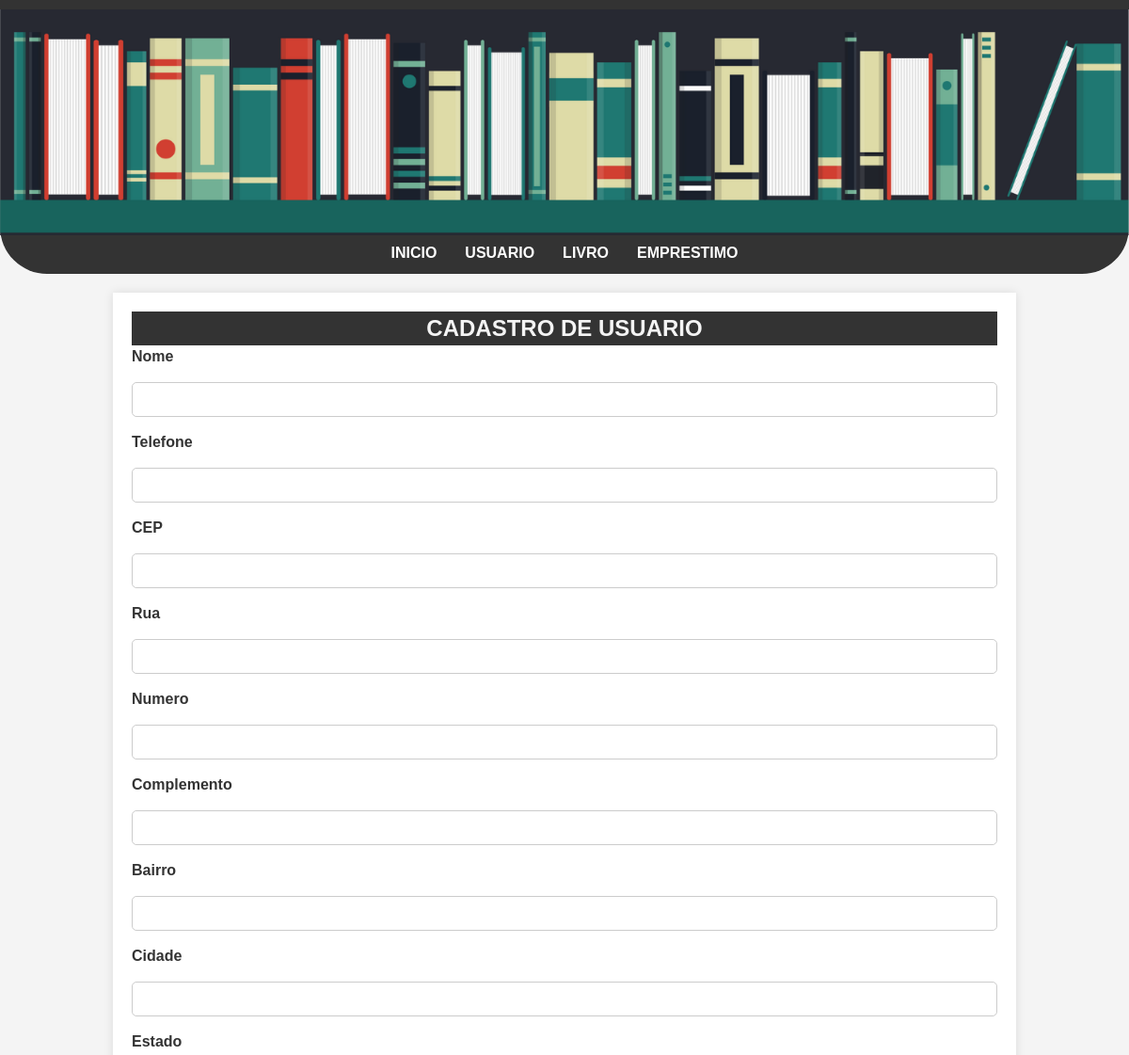
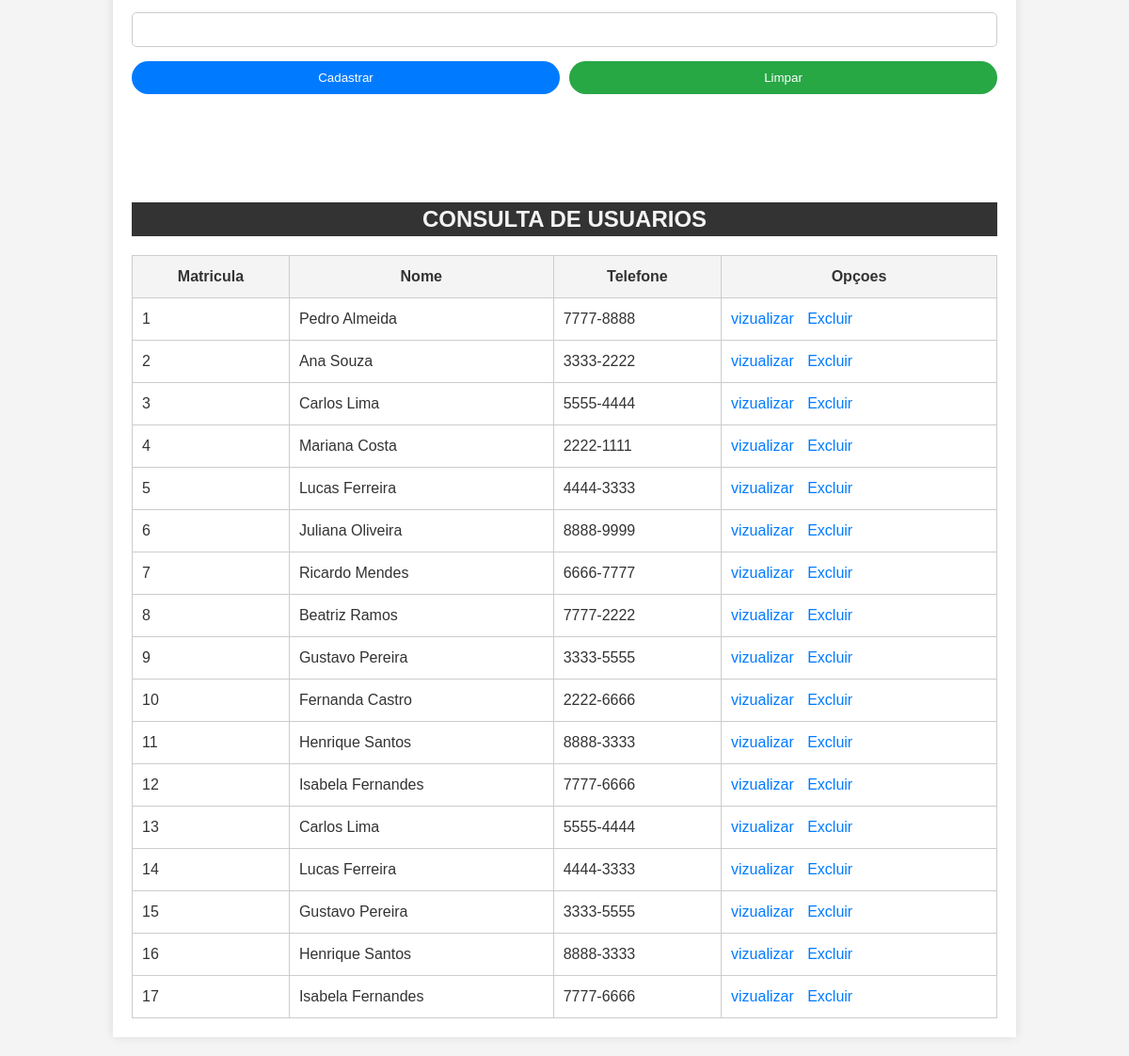
The app's page /usuarios.php with its own data (2 pictures, top to bottom).
### tables this page shows
CREATE TABLE "tb_usuario" (
	"matricula" INTEGER,
	"nome" TEXT,
	"telefone" TEXT,
	"rua" TEXT,
	"numero" TEXT,
	"cep" TEXT,
	"complemento" TEXT,
	"bairro" TEXT,
	"cidade" TEXT,
	"estado" TEXT,
	PRIMARY KEY ("matricula" AUTOINCREMENT)
);

### htdocs/usuarios.php (the view, shortened to what this page needs)
<?php
    try {
        $conectar = new PDO("sqlite:banco/banco_biblioteca.db");
        $sql = $conectar->query("SELECT * FROM tb_usuario");
        $tb_usuario = $sql->fetchAll(PDO::FETCH_ASSOC);
    } catch (\Throwable $th) {
        echo "nao ok";
    }
?>
<!DOCTYPE html>
<html lang="pt_br">
<head>
    <link rel="stylesheet" href="./css/estilos.css">
</head>
<body>
    <header>
       <img src="/img/Biblioteca-Banner.png" alt="Biblioteca-Banner">
       <nav class="menu">
            <ul>
                <li><a href="index.php">Inicio</a></li>
                <li><a href="usuarios.php">Usuario</a></li>
                <li><a href="livro.php">Livro</a></li>
                <li><a href="#">emprestimo</a></li>
            </ul>
       </nav>
    </header>
    <main>
    <div class="cadastro">
        <h2>Cadastro de usuario</h2>
        <form action="usuario_cadastro.php" method="POST">
            <label for="nome">Nome</label>
            <input type="text" name="nome" id="nome">
            <label for="Telefone">Telefone</label>
            <input type="text" name="telefone" id="telefone">
            <label for="Cep">CEP</label>
            <input type="text" name="cep" id="cep">
            <label for="Rua">Rua</label>
            <input type="text" name="rua" id="rua">
            <label for="Numero">Numero</label>
            <input type="text" name="numero" id="numero">
            <label for="Complemento">Complemento</label>
            <input type="text" name="complemento" id="complemento">
            <label for="Bairro">Bairro</label>
            <input type="text" name="bairro" id="bairro">
            <label for="Cidade">Cidade</label>
            <input type="text" name="cidade" id="cidade">
            <label for="Estado">Estado</label>
            <input type="text" name="estado" id="estado">
            <div class="botoes">
                <input type="submit" value="Cadastrar">
                <input type="reset" value="Limpar">
            </div>
        </form>
    </div>
    <div class="consulta">
        <h2>Consulta de usuarios</h2>
        <table>
            <tr>
                <th>Matricula</th>
                <th>Nome</th>
                <th>Telefone</th>
                <th>Opçoes</th>
            </tr>
            <?php
             for($i = 0; $i < count($tb_usuario); $i++){
                echo "<tr>";
                echo "<td>" . $tb_usuario[$i]['matricula'] . "</td>";
                echo "<td>" . $tb_usuario[$i]['nome'] . "</td>";
                echo "<td>" . $tb_usuario[$i]['telefone'] . "</td>";
                echo "<td> <a href='#'>vizualizar</a> <a href='#'>Excluir</a> </td>" ;
                echo "</tr>";
            }
            ?>
        </table>
    </div>
    </main>
</body>
</html>

### htdocs/css/estilos.css (style rules this page uses)
* { margin: 0; padding: 0; font-family: Arial, sans-serif; text-decoration: none; box-sizing: border-box; }
body { background-color: #f4f4f4; color: #333; font-size: 16px; line-height: 1.5; }
header { background-color: #333; color: #fff; padding: 10px 0; text-align: center; border-bottom-left-radius: 50px; border-bottom-right-radius: 50px; }
header img { width: 100%; }
nav ul { list-style-type: none; display: flex; justify-content: center; }
nav li { margin: 0 15px; }
nav a { color: #fff; font-weight: bold; transition: color 0.3s; text-transform: uppercase; }
main { width: 80%; max-width: 1200px; margin: 20px auto; background-color: #fff; padding: 20px; box-shadow: 0 0 10px rgba(0, 0, 0, 0.1); }
.cadastro { margin-bottom: 100px; }
h2 { width: 100%; background-color: #333; color: #f4f4f4; text-transform: uppercase; text-align: center; }
label { font-weight: bold; }
label, input { display: block; width: 100%; margin-bottom: 15px; }
input[type="text"] { padding: 10px; border: 1px solid #ccc; border-radius: 5px; }
.botoes { display: flex; justify-content: start; gap: 10px; }
.botoes input[type="submit"], .botoes input[type="reset"], .botoes input[type="button"] { padding: 10px 20px; border: none; border-radius: 50px; cursor: pointer; transition: background-color 0.3s; }
.botoes input[type="submit"] { background-color: #007BFF; color: #fff; }
.botoes input[type="reset"] { background-color: #28a745; color: #fff; }
table { width: 100%; border-collapse: collapse; margin-top: 20px; }
th, td, tr { padding: 10px; border: 1px solid #ccc; text-align: left; }
th { background-color: #f4f4f4; text-align: center; }
td a { color: #007BFF; margin-right: 10px; }

### records on screen
tb_usuario: matricula "1", nome "Pedro Almeida", telefone "7777-8888"
tb_usuario: matricula "2", nome "Ana Souza", telefone "3333-2222"
tb_usuario: matricula "3", nome "Carlos Lima", telefone "5555-4444"
tb_usuario: matricula "4", nome "Mariana Costa", telefone "2222-1111"
tb_usuario: matricula "5", nome "Lucas Ferreira", telefone "4444-3333"
tb_usuario: matricula "6", nome "Juliana Oliveira", telefone "8888-9999"
tb_usuario: matricula "7", nome "Ricardo Mendes", telefone "6666-7777"
tb_usuario: matricula "8", nome "Beatriz Ramos", telefone "7777-2222"
tb_usuario: matricula "9", nome "Gustavo Pereira", telefone "3333-5555"
tb_usuario: matricula "10", nome "Fernanda Castro", telefone "2222-6666"
tb_usuario: matricula "11", nome "Henrique Santos", telefone "8888-3333"
tb_usuario: matricula "12", nome "Isabela Fernandes", telefone "7777-6666"
tb_usuario: matricula "13", nome "Carlos Lima", telefone "5555-4444"
tb_usuario: matricula "14", nome "Lucas Ferreira", telefone "4444-3333"
tb_usuario: matricula "15", nome "Gustavo Pereira", telefone "3333-5555"
tb_usuario: matricula "16", nome "Henrique Santos", telefone "8888-3333"
tb_usuario: matricula "17", nome "Isabela Fernandes", telefone "7777-6666"
